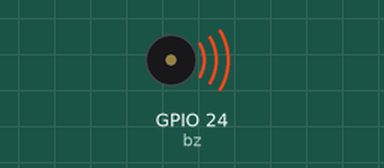
Bench run of a program on a simulated Raspberry Pi (BCM pin numbers). On the bench: buzzer (waves = sounding). The clock reads 2024-03-15 10:24:30 at power-on unless the program sets it. At 19.4 s the program stops and its outputs stay as they are.

Above: at 0.1 s.
At 19.4 s:
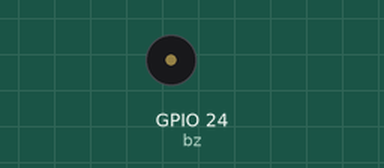
Timing chart, 0 to 20.9 s (numbered marks = the images above):
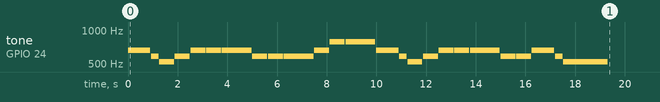

Measured:
- by itself, tone on GPIO 24 (bz): plays 659 Hz for 0.90 s, 587 Hz for 0.30 s, 523 Hz for 0.60 s, 587 Hz for 0.60 s, 659 Hz for 0.60 s, 659 Hz for 0.60 s … (25 notes in this stretch)

The program:

buzzer.py
```python
#coding: utf-8

# 参考文献
# nokomilk_fish: 【初心者向け】圧電スピーカーで音を鳴らそう｜ラズパイで電子工作
# https://qiita.com/nokomilk_fish/items/5bb715534d7473de37b1

# loggerの設定
import logging
logger = logging.getLogger("メインログ")

from gpiozero import TonalBuzzer
import time
import math

class Buzzer:

    # 初期化
    def __init__(self):
        pin = 24 # ブザーのGPIO
        self.bz = TonalBuzzer(pin)

    # 指定した周波数で音を鳴らす関数
    def sound(self, freq):
        self.bz.play(freq)
        time.sleep(3)
        self.bz.stop()

    def music(self):

        #それぞれの音の周波数を定義
        DO="C5"
        RE="D5"
        MI="E5"
        SO="G5"

        #メロディとリズムを配列に
        mery_merody=[MI,RE,DO,RE,MI,MI,MI,RE,RE,RE,MI,SO,SO,MI,RE,DO,RE,MI,MI,MI,RE,RE,MI,RE,DO]
        mery_rhythm=[0.9,0.3,0.6,0.6,0.6,0.6,1.2,0.6,0.6,1.2,0.6,0.6,1.2,0.9,0.3,0.6,0.6,0.6,0.6,1.2,0.6,0.6,0.9,0.3,1.8]

        #配列の通りに鳴らす
        for i, oto in enumerate(mery_merody):
            self.bz.play(oto)
            time.sleep(mery_rhythm[i])
            self.bz.stop()
            time.sleep(0.03)

# このファイルが実行されたときの処理
if __name__ == "__main__":
    buzzer = Buzzer()
    buzzer.music()
```
